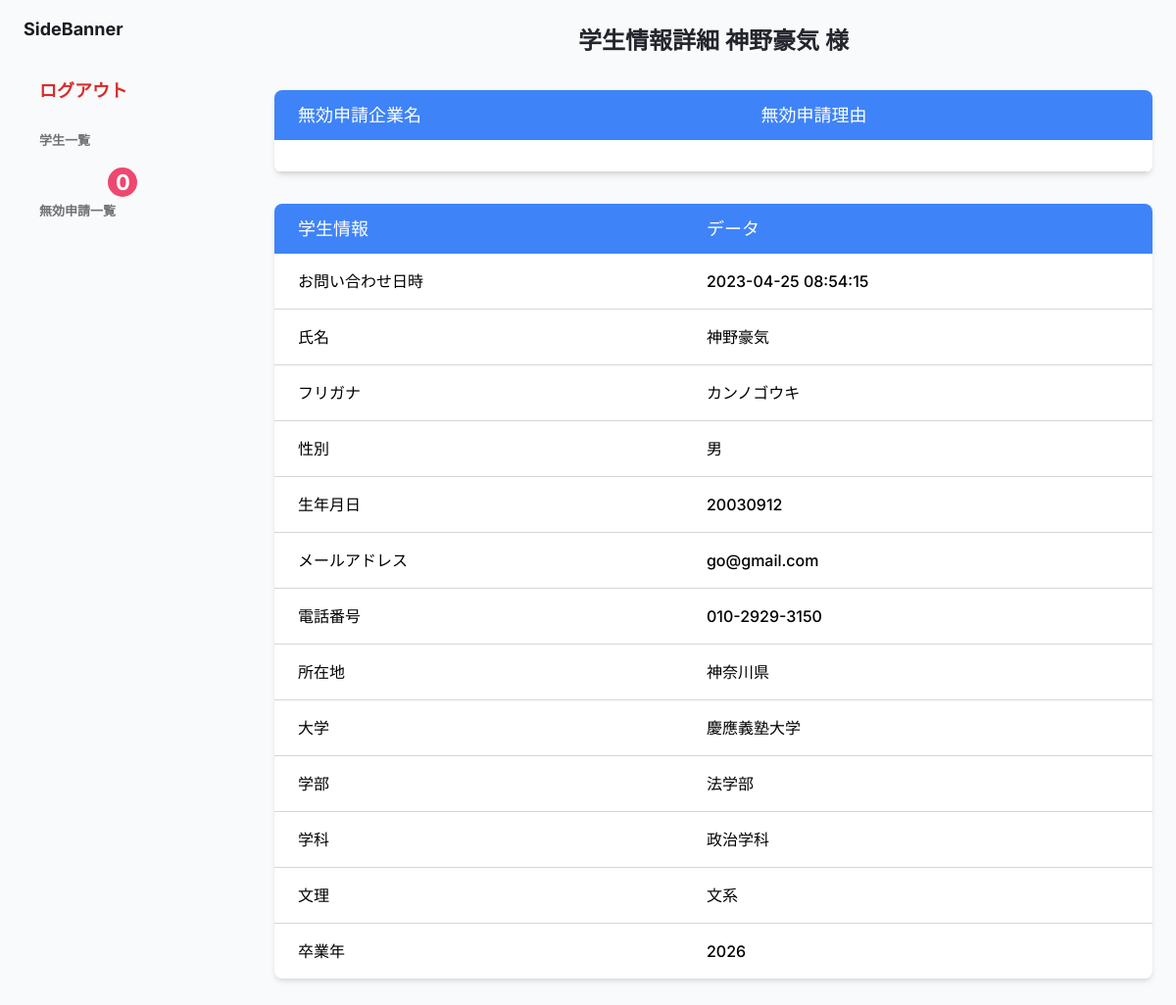
Page /src/agent/agent_invalid_student_disp.php?id=1 on the earlier database version.
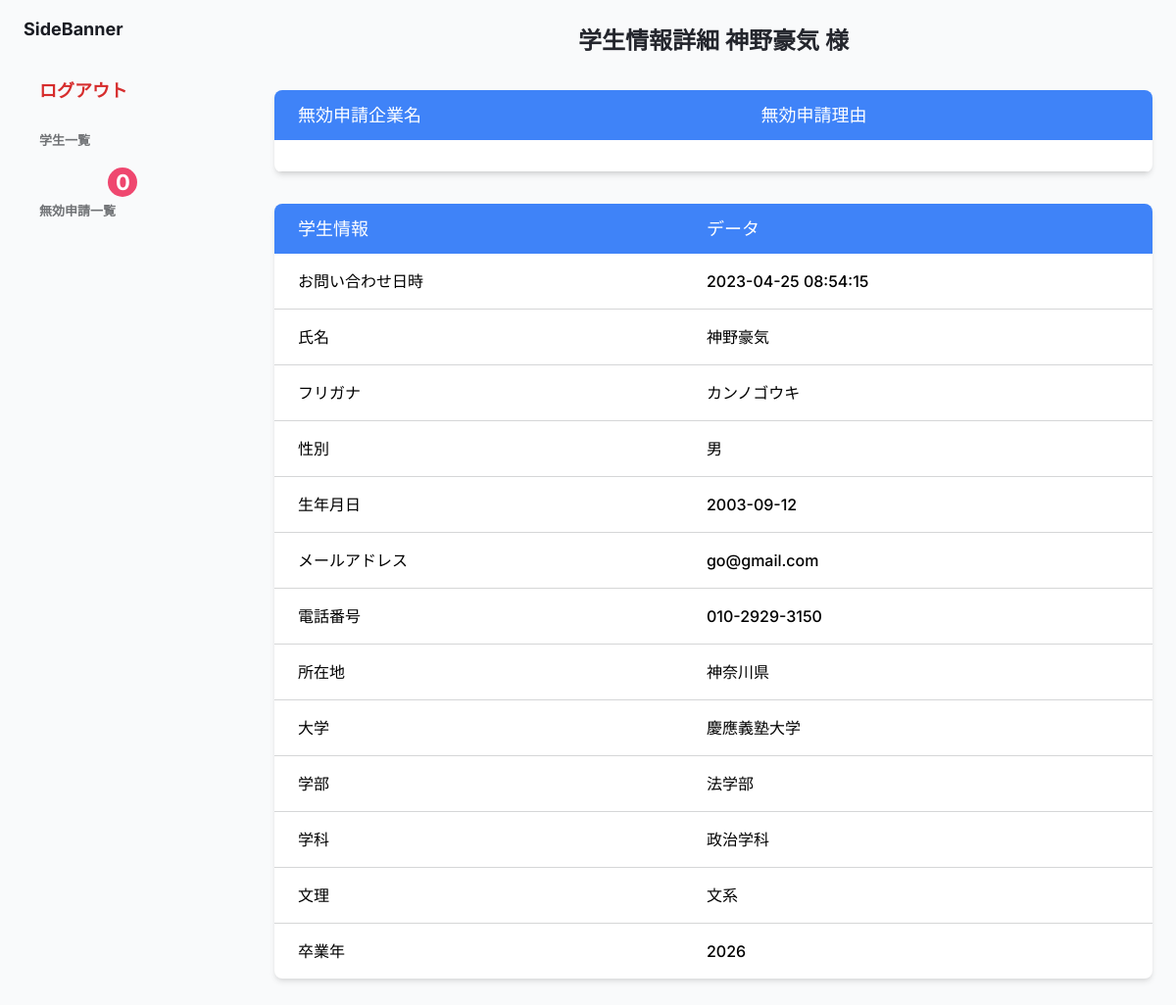
Same page on the later database version.
### tables this page shows
CREATE TABLE users (
  id INT AUTO_INCREMENT PRIMARY KEY,
  name VARCHAR(255) NOT NULL,
  hurigana VARCHAR(255) NOT NULL,
  sex VARCHAR(255) NOT NULL,
  birthday VARCHAR(255) NOT NULL,
  college VARCHAR(255) NOT NULL,
  faculty VARCHAR(255) NOT NULL,
  department VARCHAR(255) NOT NULL,
  division VARCHAR(255) NOT NULL,
  grad_year VARCHAR(255) NOT NULL,
  prefecture VARCHAR(255) NOT NULL,
  mail VARCHAR(255) NOT NULL,
  phone VARCHAR(255) NOT NULL,
  created_at DATETIME DEFAULT CURRENT_TIMESTAMP,
  updated_at DATETIME DEFAULT CURRENT_TIMESTAMP ON UPDATE CURRENT_TIMESTAMP,
   
  is_valid boolean default true
) CHARSET=utf8;

### src/agent/agent_invalid_student_disp.php (the view, shortened to what the changed rows need)
<?php
$pdo = Database::get();
$sql = "SELECT * FROM users WHERE id = :id ";
$stmt = $pdo->prepare($sql);
$stmt->bindValue(":id", $_REQUEST["id"]);
$stmt->execute();
$user = $stmt->fetch();
?>
<!DOCTYPE html>
<html lang="ja">
<head>
  <link rel="stylesheet" href="../../vendor/tailwind/tailwind.output.css">
  <link rel="stylesheet" href="../../admin/admin.css">
  <link rel="stylesheet" href="../user/assets/styles/boozer.css">
  <link rel="stylesheet" href="../user/assets/styles/badge.css">
</head>
<body>
  <div class="flex h-screen bg-gray-50" :class="{ 'overflow-hidden': isSideMenuOpen}">
    <div class="flex flex-col flex-1 w-full">
      <main class="h-full pb-16 overflow-y-auto">
        <h1 class="my-6 text-2xl font-semibold text-gray-700 text-center">学生情報詳細 <?= $user["name"] ?> 様</h1>
        <div class="my-8 flex justify-center">
          <table class="w-full mx-8 max-w-4xl bg-white shadow-md rounded-lg overflow-hidden">
            <thead class="bg-blue-500 text-white">
              <tr>
                <th scope="col" class="px-6 py-3 text-left text-lg  font-medium uppercase tracking-wider">
                  無効申請企業名
                </th>
                <th scope="col" class="px-6 py-3 text-left text-lg font-medium uppercase tracking-wider">
                  無効申請理由
                </th>
              </tr>
            </thead>
          </table>
        </div>
        <div class="flex justify-center">
          <table class="w-full mx-8 max-w-4xl bg-white shadow-md rounded-lg overflow-hidden">
            <thead class="bg-blue-500 text-white">
              <tr>
                <th scope="col" class="px-6 py-3 text-left text-lg  font-medium uppercase tracking-wider">
                  学生情報
                </th>
                <th scope="col" class="px-6 py-3 text-left text-lg font-medium uppercase tracking-wider">
                  データ
                </th>
              </tr>
            </thead>
            <tbody class="divide-y divide-gray-200">
              <tr>
                <td class="px-6 py-4 whitespace-nowrap">
                  <div class="text-ms font-medium text-gray-900">
                    <?= $user["created_at"] ?>
                  </div>
                </td>
              </tr>
              <tr>
                <td class="px-6 py-4 whitespace-nowrap">
                  <div class="text-ms font-medium text-gray-900">
                    <?= $user["name"] ?>
                  </div>
                </td>
              </tr>
              <tr>
                <td class="px-6 py-4 whitespace-nowrap">
                  <div class="text-ms font-medium text-gray-900">
                    <?= $user["hurigana"] ?>
                  </div>
                </td>
              </tr>
              <tr>
                <td class="px-6 py-4 whitespace-nowrap">
                  <div class="text-ms font-medium text-gray-900">
                    <?= $user["sex"] ?>
                  </div>
                </td>
              </tr>
              <tr>
                <td class="px-6 py-4 whitespace-nowrap">
                  <div class="text-ms font-medium text-gray-900">
                    <?= $user["birthday"] ?>
                  </div>
                </td>
              </tr>
              <tr>
                <td class="px-6 py-4 whitespace-nowrap">
                  <div class="text-ms font-medium text-gray-900">
                    <?= $user["mail"] ?>
                  </div>
                </td>
              </tr>
              <tr>
                <td class="px-6 py-4 whitespace-nowrap">
                  <div class="text-ms font-medium text-gray-900">
                    <?= $user["phone"] ?>
                  </div>
                </td>
              </tr>
              <tr>
                <td class="px-6 py-4 whitespace-nowrap">
                  <div class="text-ms font-medium text-gray-900">
                    <?= $user["prefecture"] ?>
                  </div>
                </td>
              </tr>
              <tr>
                <td class="px-6 py-4 whitespace-nowrap">
                  <div class="text-ms font-medium text-gray-900">
                    <?= $user["college"] ?>
                  </div>
                </td>
              </tr>
              <tr>
                <td class="px-6 py-4 whitespace-nowrap">
                  <div class="text-ms font-medium text-gray-900">
                    <?= $user["faculty"] ?>
                  </div>
                </td>
              </tr>
              <tr>
                <td class="px-6 py-4 whitespace-nowrap">
                  <div class="text-ms font-medium text-gray-900">
                    <?= $user["department"] ?>
                  </div>
                </td>
              </tr>
              <tr>
                <td class="px-6 py-4 whitespace-nowrap">
                  <div class="text-ms font-medium text-gray-900">
                    <?= $user["division"] ?>
                  </div>
                </td>
              </tr>
              <tr>
                <td class="px-6 py-4 whitespace-nowrap">
                  <div class="text-ms font-medium text-gray-900">
                    <?= $user["grad_year"] ?>
                  </div>
                </td>
              </tr>
            </tbody>
          </table>
        </div>
      </main>
    </div>
  </div>
</body>
</body>
</html>

Differences in the rows shown:
changed users "神野豪気": birthday "20030912" → "2003-09-12"
